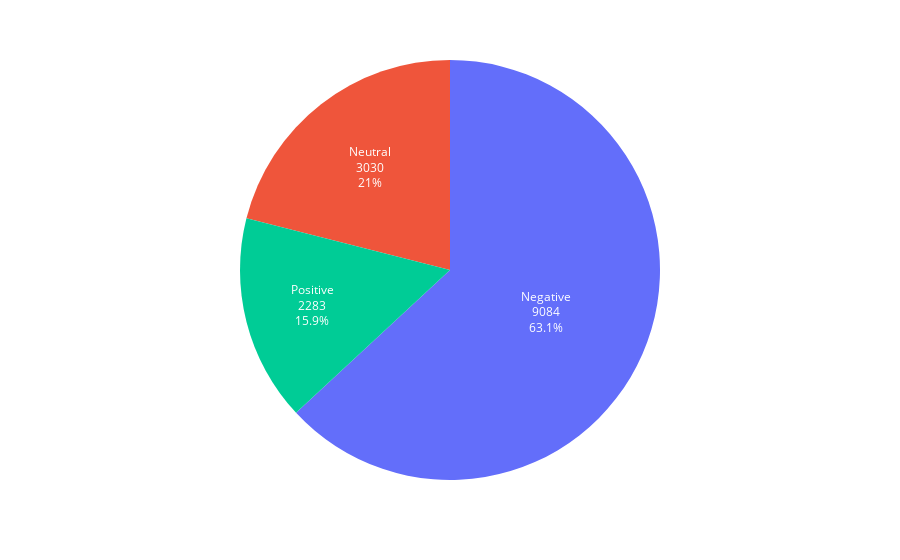

Source (notebook cell):
### Code cell
tweets_cap = tweets.copy(deep=True)
tweets_cap['airline_sentiment'] = tweets_cap['airline_sentiment'].str.capitalize()

# Your existing code to create the histogram
fig = px.pie(
    tweets_cap,
    names="airline_sentiment",
    #title="Number of Tweets Per Sentiment"
)

# Set the background to transparent and remove the legend
fig.update_layout(
    plot_bgcolor='rgba(0,0,0,0)',  # Transparent plot background
    paper_bgcolor='rgba(0,0,0,0)',  # Transparent paper background
    font_color='white',             # Set global font color to white
    showlegend=False                # Hide the legend
)

# Customize pie chart traces to show labels, raw counts, and percentages
fig.update_traces(
    textinfo='label+value+percent',  # Show labels, raw counts, and percentage
    insidetextfont=dict(color='white'),  # Set font color to white for text inside the slices
    hoverinfo='label+percent'  # Customize hover info
)

# Show the figure
fig.show()

### Figure 1 — Plotly figure (JSON) as saved in the notebook; plotly's stock layout.template omitted (floating-point values rounded to 4 significant figures; data arrays with more than 128 entries replaced by an {"elided": "..."} marker saying what was removed)
{"data": [{"domain": {"x": [0, 1], "y": [0, 1]}, "hoverinfo": "label+percent", "hovertemplate": "airline_sentiment=%{label}<extra></extra>", "insidetextfont": {"color": "white"}, "labels": {"elided": "14397 str values"}, "legendgroup": "", "name": "", "showlegend": true, "textinfo": "label+value+percent", "type": "pie"}], "layout": {"font": {"color": "white"}, "legend": {"tracegroupgap": 0}, "margin": {"t": 60}, "paper_bgcolor": "rgba(0,0,0,0)", "plot_bgcolor": "rgba(0,0,0,0)", "showlegend": false}}
